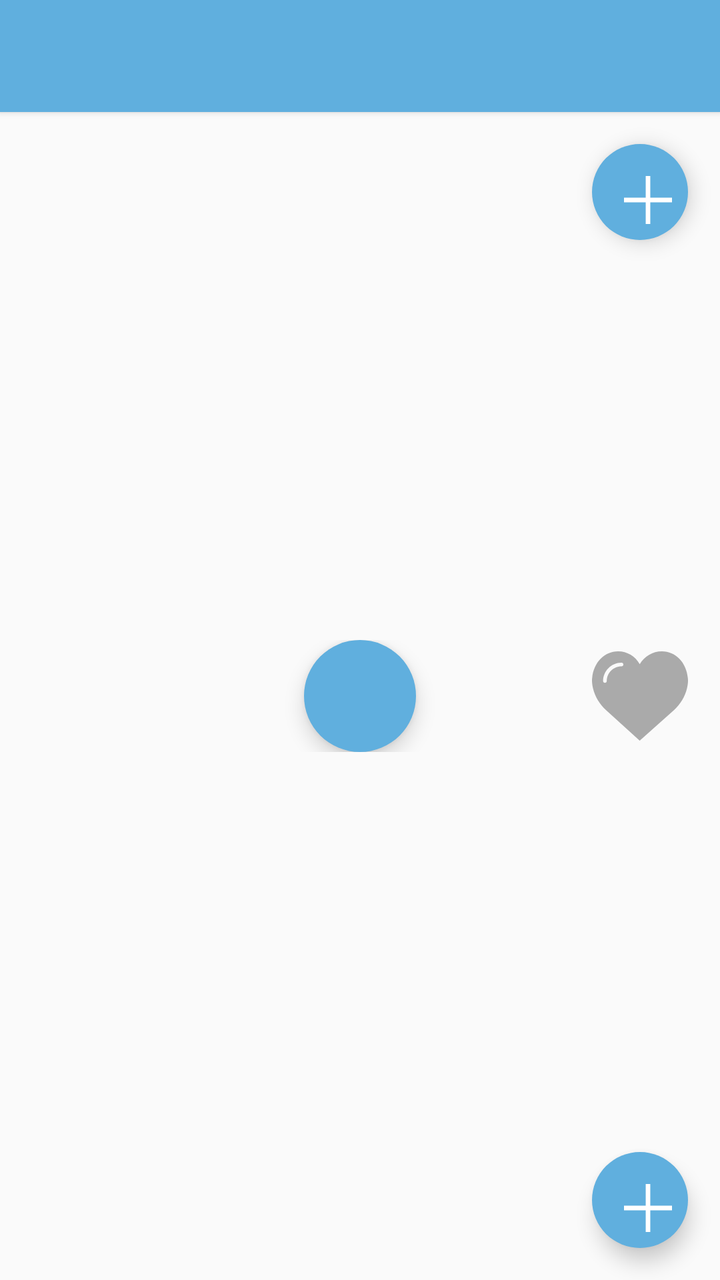
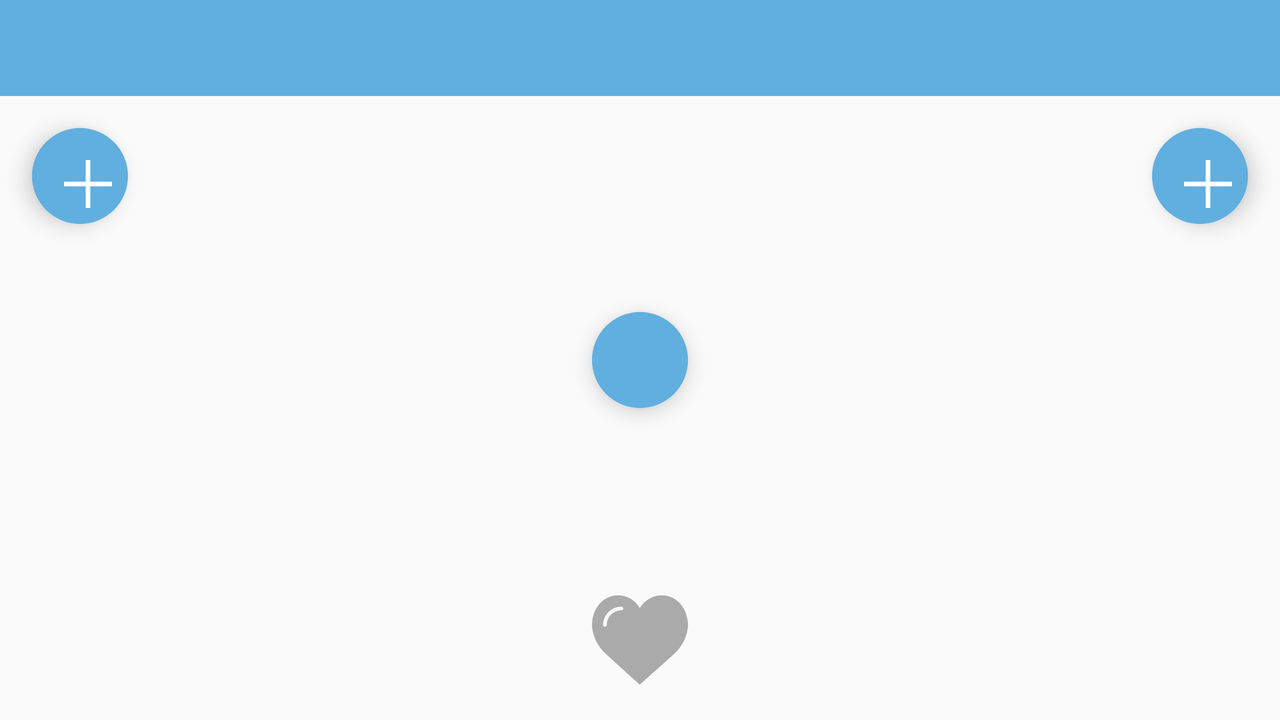

An Android layout and its configuration variant, each rendered on a device that would load it. The default file and the variant file are quoted in full after the pictures.
<!-- AndroidManifest.xml: application theme AppTheme -->
<!-- res/layout/activity_wardrobe.xml -->
<?xml version="1.0" encoding="utf-8"?>
<LinearLayout xmlns:android="http://schemas.android.com/apk/res/android"
    xmlns:app="http://schemas.android.com/apk/res-auto"
    android:layout_width="match_parent"
    android:layout_height="match_parent"
    android:orientation="vertical">

    <android.support.v7.widget.Toolbar
        android:id="@+id/toolbar"
        style="@style/ToolbarTheme"
        android:layout_width="match_parent"
        android:layout_height="?attr/actionBarSize"
        android:elevation="2dp" />

    <RelativeLayout
        android:layout_width="match_parent"
        android:layout_height="match_parent">

        <LinearLayout
            android:layout_width="match_parent"
            android:layout_height="match_parent"
            android:orientation="vertical"
            android:weightSum="2">

            <FrameLayout
                android:layout_width="match_parent"
                android:layout_height="0dp"
                android:layout_weight="1">

                <android.support.v4.view.ViewPager
                    android:id="@+id/viewpager_shirt"
                    android:layout_width="match_parent"
                    android:layout_height="match_parent" />

                <android.support.design.widget.FloatingActionButton
                    android:id="@+id/img_add_shirt"
                    style="@style/FABStyle"
                    android:layout_width="48dp"
                    android:layout_height="48dp"
                    android:layout_gravity="end"
                    android:layout_margin="@dimen/common_margin"
                    app:srcCompat="@drawable/ic_fab_add" />
            </FrameLayout>


            <FrameLayout
                android:layout_width="match_parent"
                android:layout_height="0dp"
                android:layout_weight="1">

                <android.support.v4.view.ViewPager
                    android:id="@+id/viewpager_pant"
                    android:layout_width="match_parent"
                    android:layout_height="match_parent" />

                <android.support.design.widget.FloatingActionButton
                    android:id="@+id/img_add_pant"
                    style="@style/FABStyle"
                    android:layout_width="48dp"
                    android:layout_height="48dp"
                    android:layout_gravity="bottom|end"
                    android:layout_margin="@dimen/common_margin"
                    app:srcCompat="@drawable/ic_fab_add" />
            </FrameLayout>

        </LinearLayout>

        <FrameLayout
            android:layout_width="match_parent"
            android:layout_height="wrap_content"
            android:layout_centerInParent="true"
            android:orientation="horizontal">


            <android.support.design.widget.FloatingActionButton
                android:id="@+id/img_shuffle"
                style="@style/FABStyle"
                android:layout_width="wrap_content"
                android:layout_height="wrap_content"
                android:layout_gravity="center"
                app:srcCompat="@drawable/ic_shuffle_black_24dp" />


            <ImageView
                android:id="@+id/img_favourite"
                android:layout_width="48dp"
                android:layout_height="48dp"
                android:layout_gravity="end|center"
                android:layout_marginEnd="16dp"
                android:background="@drawable/ic_dis_like"
                android:elevation="5dp" />

        </FrameLayout>

    </RelativeLayout>


</LinearLayout>
<!-- resources referenced by this layout -->
<resources>
  <dimen name="common_margin">16dp</dimen>
  <!-- drawable ic_dis_like (drawable) -->
  <vector xmlns:android="http://schemas.android.com/apk/res/android"
      android:width="24dp"
      android:height="24dp"
      android:viewportHeight="51.997"
      android:viewportWidth="51.997">
      <path
          android:fillColor="@android:color/darker_gray"
          android:pathData="M51.91,16.24C51.15,7.89 45.24,1.83 37.84,1.83c-4.93,0 -9.44,2.65 -11.98,6.91c-2.52,-4.31 -6.85,-6.91 -11.7,-6.91c-7.4,0 -13.31,6.06 -14.07,14.41c-0.06,0.37 -0.31,2.31 0.44,5.48c1.08,4.57 3.57,8.72 7.2,12.01l18.11,16.44l18.43,-16.44c3.63,-3.29 6.12,-7.45 7.2,-12.01C52.22,18.55 51.97,16.61 51.91,16.24zM16,9.9c-4.41,0 -8,3.59 -8,8c0,0.55 -0.45,1 -1,1s-1,-0.45 -1,-1c0,-5.51 4.49,-10 10,-10c0.55,0 1,0.45 1,1S16.55,9.9 16,9.9z" />
  </vector>
  <!-- drawable ic_fab_add (drawable) -->
  <vector android:height="24dp" android:viewportHeight="42.0"
      android:viewportWidth="42.0" android:width="24dp" xmlns:android="http://schemas.android.com/apk/res/android">
      <path android:fillColor="#FFFFFFFF" android:pathData="M42,19l-19,0l0,-19l-4,0l0,19l-19,0l0,4l19,0l0,19l4,0l0,-19l19,0z"/>
  </vector>
  <style name="FABStyle" parent="Widget.Design.FloatingActionButton">
          <item name="android:width">48dp</item>
          <item name="android:layout_height">48dp</item>
          <item name="borderWidth">0dp</item>
          <item name="elevation">6dp</item>
          <item name="fabSize">normal</item>
          <item name="rippleColor">@android:color/transparent</item>
      </style>
  <style name="ToolbarTheme">
          <item name="android:background">@color/colorAccent</item>
          <item name="android:theme">@style/TextTheme</item>
          <item name="android:textAppearance">@style/TextAppearance</item>
      </style>
  <style name="AppTheme" parent="Theme.AppCompat.Light.NoActionBar">
          
          <item name="colorPrimary">@color/colorPrimary</item>
          <item name="colorPrimaryDark">@color/colorPrimaryDark</item>
          <item name="colorAccent">@color/colorAccent</item>
      </style>
  <color name="colorAccent">#60AFDE</color>
  <style name="TextTheme">
          <item name="android:textColorPrimary">@android:color/white</item>
          <item name="android:textColorSecondary">@android:color/white</item>
      </style>
  <style name="TextAppearance">
          <item name="android:textColor">@color/colorAccent</item>
      </style>
  <color name="colorPrimary">#3F51B5</color>
  <color name="colorPrimaryDark">#303F9F</color>
</resources>
<!-- res/layout-land/activity_wardrobe.xml (the repository's variant of the layout above) -->
<!-- drawn on the phone turned sideways -->
<?xml version="1.0" encoding="utf-8"?>
<RelativeLayout xmlns:android="http://schemas.android.com/apk/res/android"
    xmlns:app="http://schemas.android.com/apk/res-auto"
    android:layout_width="match_parent"
    android:layout_height="match_parent"
    android:orientation="vertical">

    <android.support.v7.widget.Toolbar
        android:id="@+id/toolbar"
        style="@style/ToolbarTheme"
        android:layout_width="match_parent"
        android:layout_height="?attr/actionBarSize"
        android:elevation="0dp" />


    <LinearLayout
        android:layout_width="match_parent"
        android:layout_height="match_parent"
        android:layout_marginTop="?attr/actionBarSize"
        android:orientation="horizontal"
        android:weightSum="2">

        <FrameLayout
            android:layout_width="0dp"
            android:layout_height="match_parent"
            android:layout_weight="1">

            <android.support.v4.view.ViewPager
                android:id="@+id/viewpager_shirt"
                android:layout_width="match_parent"
                android:layout_height="match_parent" />


            <android.support.design.widget.FloatingActionButton
                android:id="@+id/img_add_shirt"
                android:layout_width="48dp"
                android:layout_height="48dp"
                android:layout_gravity="start"
                android:layout_margin="@dimen/common_margin"
                app:borderWidth="0dp"
                app:elevation="6dp"
                app:fabSize="normal"
                app:rippleColor="@android:color/transparent"
                app:srcCompat="@drawable/ic_fab_add" />
        </FrameLayout>


        <FrameLayout
            android:layout_width="0dp"
            android:layout_height="match_parent"
            android:layout_weight="1">

            <android.support.v4.view.ViewPager
                android:id="@+id/viewpager_pant"
                android:layout_width="match_parent"
                android:layout_height="match_parent" />

            <android.support.design.widget.FloatingActionButton
                android:id="@+id/img_add_pant"
                android:layout_width="48dp"
                android:layout_height="48dp"
                android:layout_gravity="top|end"
                android:layout_margin="@dimen/common_margin"
                app:borderWidth="0dp"
                app:elevation="6dp"
                app:fabSize="normal"
                app:rippleColor="@android:color/transparent"
                app:srcCompat="@drawable/ic_fab_add" />

        </FrameLayout>

    </LinearLayout>

    <FrameLayout
        android:layout_width="wrap_content"
        android:layout_height="match_parent"
        android:layout_centerInParent="true">

        <android.support.design.widget.FloatingActionButton
            android:id="@+id/img_shuffle"
            android:layout_width="48dp"
            android:layout_height="48dp"
            android:layout_gravity="center"
            android:layout_margin="@dimen/common_margin"
            app:borderWidth="0dp"
            app:elevation="6dp"
            app:fabSize="auto"
            app:rippleColor="@android:color/transparent"
            app:srcCompat="@drawable/ic_shuffle_black_24dp" />


        <ImageView
            android:id="@+id/img_favourite"
            android:layout_width="48dp"
            android:layout_height="48dp"
            android:layout_gravity="bottom|center"
            android:layout_marginBottom="16dp"
            android:background="@drawable/ic_dis_like" />
    </FrameLayout>
</RelativeLayout>
<!-- resources referenced by the variant -->
<!-- as the phone turned sideways resolves them -->
<resources>
  <dimen name="common_margin">16dp</dimen>
  <!-- drawable ic_dis_like (drawable) -->
  <vector xmlns:android="http://schemas.android.com/apk/res/android"
      android:width="24dp"
      android:height="24dp"
      android:viewportHeight="51.997"
      android:viewportWidth="51.997">
      <path
          android:fillColor="@android:color/darker_gray"
          android:pathData="M51.91,16.24C51.15,7.89 45.24,1.83 37.84,1.83c-4.93,0 -9.44,2.65 -11.98,6.91c-2.52,-4.31 -6.85,-6.91 -11.7,-6.91c-7.4,0 -13.31,6.06 -14.07,14.41c-0.06,0.37 -0.31,2.31 0.44,5.48c1.08,4.57 3.57,8.72 7.2,12.01l18.11,16.44l18.43,-16.44c3.63,-3.29 6.12,-7.45 7.2,-12.01C52.22,18.55 51.97,16.61 51.91,16.24zM16,9.9c-4.41,0 -8,3.59 -8,8c0,0.55 -0.45,1 -1,1s-1,-0.45 -1,-1c0,-5.51 4.49,-10 10,-10c0.55,0 1,0.45 1,1S16.55,9.9 16,9.9z" />
  </vector>
  <!-- drawable ic_fab_add (drawable) -->
  <vector android:height="24dp" android:viewportHeight="42.0"
      android:viewportWidth="42.0" android:width="24dp" xmlns:android="http://schemas.android.com/apk/res/android">
      <path android:fillColor="#FFFFFFFF" android:pathData="M42,19l-19,0l0,-19l-4,0l0,19l-19,0l0,4l19,0l0,19l4,0l0,-19l19,0z"/>
  </vector>
  <style name="ToolbarTheme">
          <item name="android:background">@color/colorAccent</item>
          <item name="android:theme">@style/TextTheme</item>
          <item name="android:textAppearance">@style/TextAppearance</item>
      </style>
  <style name="AppTheme" parent="Theme.AppCompat.Light.NoActionBar">
          
          <item name="colorPrimary">@color/colorPrimary</item>
          <item name="colorPrimaryDark">@color/colorPrimaryDark</item>
          <item name="colorAccent">@color/colorAccent</item>
      </style>
  <color name="colorAccent">#60AFDE</color>
  <style name="TextTheme">
          <item name="android:textColorPrimary">@android:color/white</item>
          <item name="android:textColorSecondary">@android:color/white</item>
      </style>
  <style name="TextAppearance">
          <item name="android:textColor">@color/colorAccent</item>
      </style>
  <color name="colorPrimary">#3F51B5</color>
  <color name="colorPrimaryDark">#303F9F</color>
</resources>
